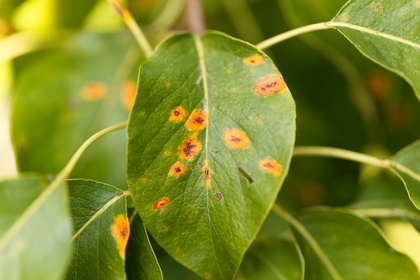
%> input picture Robotics/Examen Parcial 2/leaf_disease.jpg, 420 x 280 px, shrunk from 4500 x 3000 before the run
$ octave Ejercicio3.m   (GNU Octave 9; MATLAB toolbox functions it lacks are replaced by stand-ins)
%> lines starting %> are read from the running program, lines starting %| are printed output that depends on the picture; in (x1, y1, x2, y2) boxes, pixels count from 0 and x2, y2 are one past the last pixel; in counts of white or black regions, pixels touching at a corner belong together; the program's own positions count from 1
### Robotics/Examen Parcial 2/F1.m
function img_out = F1(img_in)

[fil,col,c]=size(img_in);%tamaño de la imagen

%img_in=double(img_in);%casteo de la imagen de entrada

img_out=zeros(fil, col);%crear imagen vacia

% img_R=img_in(:,:,1);%imagen en rojo
% img_G=img_in(:,:,2);%imagen en verde
% img_B=img_in(:,:,3);%imagen en azul

img_hsv=rgb2hsv(img_in);

for x = 1:fil
    for y = 1:col
        if(img_hsv(x,y,1)>0.03)&&(img_hsv(x,y,1)<0.13)&&(img_hsv(x,y,3)>=0.95)
            img_out(x,y)=1;%valor de la imagen de salida
        else
            img_out(x,y)=0;%valor de la imagen de salida
        end
    end
end

### Robotics/Examen Parcial 2/F2.m
function img_out = F2(img_in)

[fil,col,c]=size(img_in);%tamaño de la imagen


%img_in=double(img_in);%casteo de la imagen de entrada

img_out=zeros(fil, col);%crear imagen vacia

% img_R=img_in(:,:,1);%imagen en rojo
% img_G=img_in(:,:,2);%imagen en verde
% img_B=img_in(:,:,3);%imagen en azul

img_hsv=rgb2hsv(img_in);

for x = 1:fil
    for y = 1:col
        if(img_hsv(x,y,2)>=0.42)&&(img_hsv(x,y,3)>=0.95)
            img_out(x,y)=1;%valor de la imagen de salida
        else
            img_out(x,y)=0;%valor de la imagen de salida
        end
    end
end

### Robotics/Examen Parcial 2/F3.m
function img_out = F3(img_in)

[fil,col,c]=size(img_in);%tamaño de la imagen

%img_in=double(img_in);%casteo de la imagen de entrada

img_out=zeros(fil, col);%crear imagen vacia

% img_R=img_in(:,:,1);%imagen en rojo
% img_G=img_in(:,:,2);%imagen en verde
% img_B=img_in(:,:,3);%imagen en azul

img_ycbcr=rgb2ycbcr(img_in);

for x = 1:fil
    for y = 1:col
        if(img_ycbcr(x,y,1)>130)&&(img_ycbcr(x,y,1)<210)
            img_out(x,y)=1;%valor de la imagen de salida
        else
            img_out(x,y)=0;%valor de la imagen de salida
        end
    end
end

### Robotics/Examen Parcial 2/F4.m
function img_out = F4(img_in)

[fil,col,c]=size(img_in);%tamaño de la imagen

%img_in=double(img_in);%casteo de la imagen de entrada

img_out=zeros(fil, col);%crear imagen vacia

% img_R=img_in(:,:,1);%imagen en rojo
% img_G=img_in(:,:,2);%imagen en verde
% img_B=img_in(:,:,3);%imagen en azul

img_ycbcr=rgb2ycbcr(img_in);

for x = 1:fil
    for y = 1:col
        if(img_ycbcr(x,y,2)>40)&&(img_ycbcr(x,y,2)<100)
            img_out(x,y)=1;%valor de la imagen de salida
        else
            img_out(x,y)=0;%valor de la imagen de salida
        end
    end
end

### Robotics/Examen Parcial 2/F5.m
function img_out = F5(img_in)

[fil,col,c]=size(img_in);%tamaño de la imagen

%img_in=double(img_in);%casteo de la imagen de entrada

img_out=zeros(fil, col);%crear imagen vacia

% img_R=img_in(:,:,1);%imagen en rojo
% img_G=img_in(:,:,2);%imagen en verde
% img_B=img_in(:,:,3);%imagen en azul

img_ycbcr=rgb2ycbcr(img_in);

for x = 1:fil
    for y = 1:col
        if(img_ycbcr(x,y,3)>130)&&(img_ycbcr(x,y,3)<190)
            img_out(x,y)=1;%valor de la imagen de salida
        else
            img_out(x,y)=0;%valor de la imagen de salida
        end
    end
end

### Robotics/Examen Parcial 2/F6.m
function img_out = F6(img_in)

[fil,col,c]=size(img_in);%tamaño de la imagen

%img_in=double(img_in);%casteo de la imagen de entrada

img_out=zeros(fil, col);%crear imagen vacia

img_R=img_in(:,:,1);%imagen en rojo
img_G=img_in(:,:,2);%imagen en verde
img_B=img_in(:,:,3);%imagen en azul


for x = 1:fil
    for y = 1:col
        if(img_R(x,y)>200)&&(img_G(x,y)<210)%&&(img_B(x,y)<50)
            img_out(x,y)=1;%valor de la imagen de salida
        else
            img_out(x,y)=0;%valor de la imagen de salida
        end
    end
end

### Robotics/Examen Parcial 2/F7.m
function img_out = F7(img_in)

[fil,col,c]=size(img_in);%tamaño de la imagen

%img_in=double(img_in);%casteo de la imagen de entrada

img_out=zeros(fil, col);%crear imagen vacia

% img_R=img_in(:,:,1);%imagen en rojo
% img_G=img_in(:,:,2);%imagen en verde
% img_B=img_in(:,:,3);%imagen en azul

img_hsv=rgb2hsv(img_in);

for x = 1:fil
    for y = 1:col
        if(img_hsv(x,y,3)>0.95)
            img_out(x,y)=1;%valor de la imagen de salida
        else
            img_out(x,y)=0;%valor de la imagen de salida
        end
    end
end

### Robotics/Examen Parcial 2/Ejercicio3.m
clear all
close all
img_rgb=imread('leaf_disease.jpg');
%> img_rgb is the input picture: size 280x420x3 uint8; mean R, G, B 123.5, 135, 40.8

[fil,col,c]=size(img_rgb);%tamaño de la imagen
%> fil = 280; col = 420; c = 3
img_R=img_rgb(:,:,1);
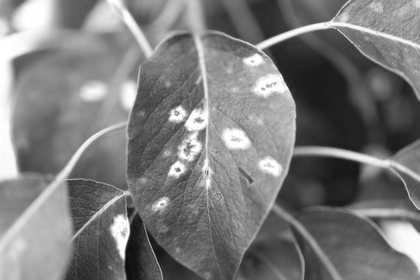
%> img_R: size 280x420 uint8; min 11, max 255, mean 123.5
img_G=img_rgb(:,:,2);
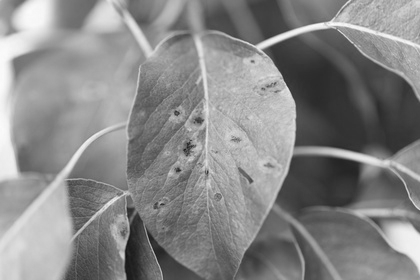
%> img_G: size 280x420 uint8; min 16, max 253, mean 135
img_B=img_rgb(:,:,3);
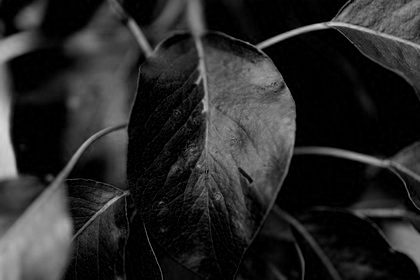
%> img_B: size 280x420 uint8; min 0, max 216, mean 40.8

img_hsv=rgb2hsv(img_rgb);
%> img_hsv: size 280x420x3 double; mean H, S, V 0.191, 0.77, 0.543
img_ycbcr=rgb2ycbcr(img_rgb);
%> img_ycbcr: size 280x420x3 uint8; mean of channels 1, 2, 3 119.8, 88.3, 129.7
%figure;
%imshow(img_hsv);

img_out = uint8(zeros(fil,col,c));

img_s=img_ycbcr(:,:,2);
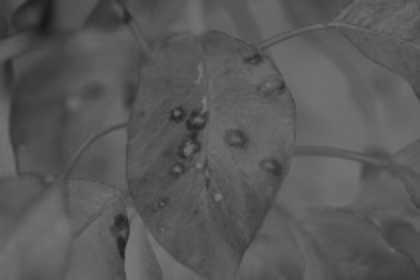
%> img_s: size 280x420 uint8; min 23, max 123, mean 88.3

img_F1 = F1(img_rgb);%REGLA 1 hsv canal 1
%> after the loop in F1, `for x = 1:fil`: img_out: size 280x420 double; values 0 (black) and 1 (white), 1.7% white; 25 white regions (11 under 20 px), largest, box (x1, y1, x2, y2) and area: (255, 75, 287, 95) 289, (113, 216, 129, 255) 273, (224, 130, 248, 148) 261
img_F2 = F2(img_rgb);%REGLA 2 hsv canal 2
%> after the loop in F2, `for x = 1:fil`: img_out: size 280x420 double; values 0 (black) and 1 (white), 2.9% white; 24 white regions (9 under 20 px), largest, box (x1, y1, x2, y2) and area: (0, 0, 47, 99) 1187, (398, 229, 420, 267) 492, (255, 76, 287, 95) 284
img_F3 = F3(img_rgb);%REGLA 3 ycbcr canal 1 - y
%> after the loop in F3, `for x = 1:fil`: img_out: size 280x420 double; values 0 (black) and 1 (white), 38.4% white; 136 white regions (122 under 20 px), largest, box (x1, y1, x2, y2) and area: (0, 0, 420, 280) 42203, (378, 222, 420, 276) 725, (110, 213, 130, 261) 525
img_F4 = F4(img_rgb);%REGLA 4 ycbcr canal 2 -cb
%> after the loop in F4, `for x = 1:fil`:
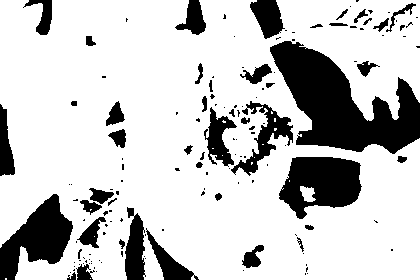
%> img_out: size 280x420 double; values 0 (black) and 1 (white), 78.2% white; 146 black regions (100 under 20 px), largest, box (x1, y1, x2, y2) and area: (270, 41, 420, 154) 8565, (279, 157, 362, 219) 3463, (0, 194, 73, 280) 3189
img_F5 = F5(img_rgb);%REGLA 5 ycbcr canal 3 - cr
%> after the loop in F5, `for x = 1:fil`:
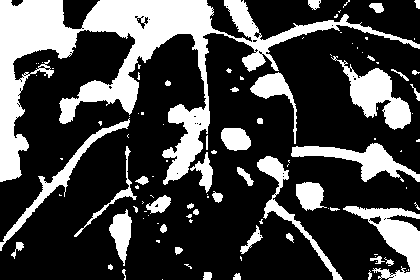
%> img_out: size 280x420 double; values 0 (black) and 1 (white), 27.7% white; 107 white regions (65 under 20 px), largest, box (x1, y1, x2, y2) and area: (0, 0, 420, 185) 17982, (343, 206, 420, 280) 2313, (331, 56, 411, 130) 2194
img_F6 = F6(img_rgb);%REGLA 6 rgb
%> after the loop in F6, `for x = 1:fil`: img_out: size 280x420 double; values 0 (black) and 1 (white), 4.4% white; 219 white regions (196 under 20 px), largest, box (x1, y1, x2, y2) and area: (178, 106, 209, 161) 611, (251, 73, 287, 97) 510, (111, 215, 129, 259) 445
img_F7 = F7(img_rgb);%REGLA 7 hsv canal 3
%> after the loop in F7, `for x = 1:fil`:
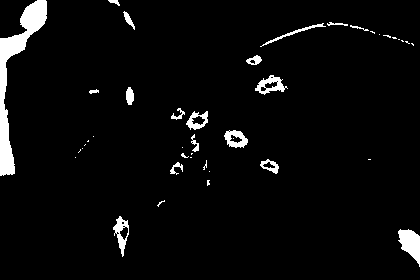
%> img_out: size 280x420 double; values 0 (black) and 1 (white), 4.1% white; 42 white regions (24 under 20 px), largest, box (x1, y1, x2, y2) and area: (0, 0, 47, 176) 2205, (398, 229, 420, 267) 492, (255, 75, 288, 95) 292


for x = 1:fil
    for y = 1:col
        if(img_F1(x,y)==1)&&(img_F2(x,y)==1)&&(img_F3(x,y)==1)&&(img_F4(x,y)==1)&&(img_F5(x,y)==1)&&(img_F6(x,y)==1)&&(img_F7(x,y)==1)
            img_out(x,y,1)=0;%rojo
            img_out(x,y,2)=0;%verde
            img_out(x,y,3)=0;%azul
        else
            img_out(x,y,1)=img_R(x,y);%rojo
            img_out(x,y,2)=img_G(x,y);%verde
            img_out(x,y,3)=img_B(x,y);%azul
        end
    end
end
%> img_out: size 280x420x3 uint8

figure;
subplot(1,2,1);
imshow(img_rgb);
subplot(1,2,2);
imshow(img_out);
